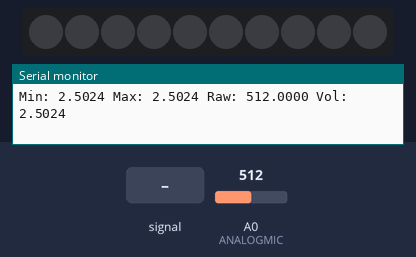
The sketch below on a simulated Arduino Uno, built with avr-gcc and run on an emulated ATmega328P. Shown: 10 RGB LEDs in strip order, left to right, the last lines printed to the serial monitor. The inputs (shaded band) are chosen by the test bench; at power-on: A0 (ANALOGMIC) = 512. Dim RGB values are drawn brighter than linear.

Above: at 1.2 s.
1.3 s: A0 (ANALOGMIC) fed a 200 Hz sine of ±460 counts around its level
At 1.89 s:
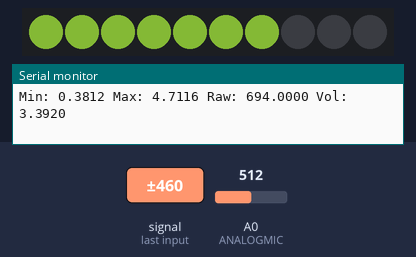
3.1 s: A0 (ANALOGMIC) set to 306
At 3.6 s:
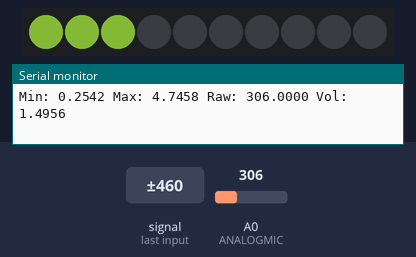
4.6 s: A0 (ANALOGMIC) fed a 1000 Hz sine of ±255 counts around its level
At 6.0 s:
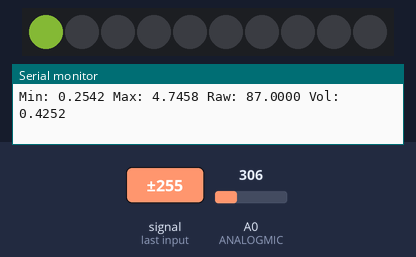
6.2 s: A0 (ANALOGMIC) fed a 2 Hz sine of ±306 counts around its level
9.2 s: A0 (ANALOGMIC) set to 0
At 10.1 s:
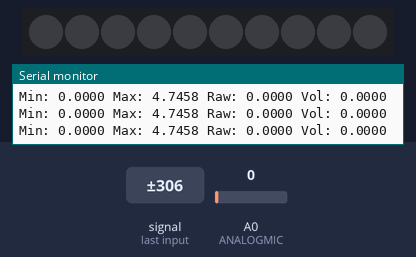

Measured:
- after the input at 1.3 s, the LEDs: first change after 0.12 s (image 1 shows a later state)
- after the input at 4.6 s, the LEDs: first change after 0.15 s (image 3 shows a later state)
- after the input at 9.2 s, the LEDs: first differ from a run without the input after 0.07 s (image 4)

The sketch:

MicSoundPrototype.ino
```cpp
#include <FastLED.h>

#define LED_PIN     7
#define NUM_LEDS    10

CRGB leds[NUM_LEDS];

#define ANALOGMIC A0

float minVol;
float maxVol;

void setup() {
  // put your setup code here, to run once:
  minVol = 9000;
  maxVol = 0;
  Serial.begin (9600);
  pinMode(ANALOGMIC, INPUT);
  FastLED.addLeds<WS2812, LED_PIN, GRB>(leds, NUM_LEDS);
}

void loop() {
  // put your main code here, to run repeatedly:
  float Raw;
  float Analog;
  Raw = analogRead (ANALOGMIC);
  Analog = Raw * (5.0 / 1023.0);
  if (Analog < minVol)
  {
    minVol = Analog;
  }
  if (Analog > maxVol)
  {
    maxVol = Analog;
  }
  float diff = maxVol - minVol;
  float increment = diff / 10;

  Serial.print ("Min: ");
  Serial.print (minVol, 4);
  Serial.print (" Max: ");
  Serial.print (maxVol, 4);
  Serial.print (" Raw: ");
  Serial.print (Raw, 4);
  Serial.print (" Vol: ");
  Serial.println (Analog, 4);

  for (int idx = 0; idx < 10; idx++)
  {
    if ((minVol + idx * increment) < Analog)
    {
      leds[idx] = CRGB(50, 70, 20);
    }
    else
    {
      leds[idx] = CRGB(0, 0, 0);
    }
  }

  FastLED.show();
  //delay(10);
}
```
